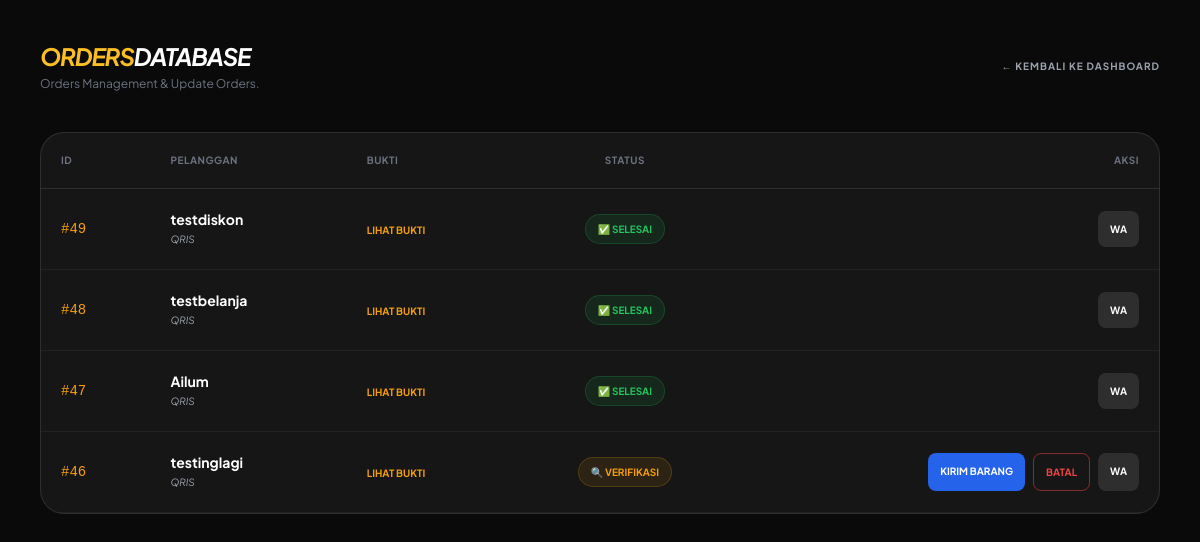
Page /admin_orders.php (signed in) on the earlier database version.
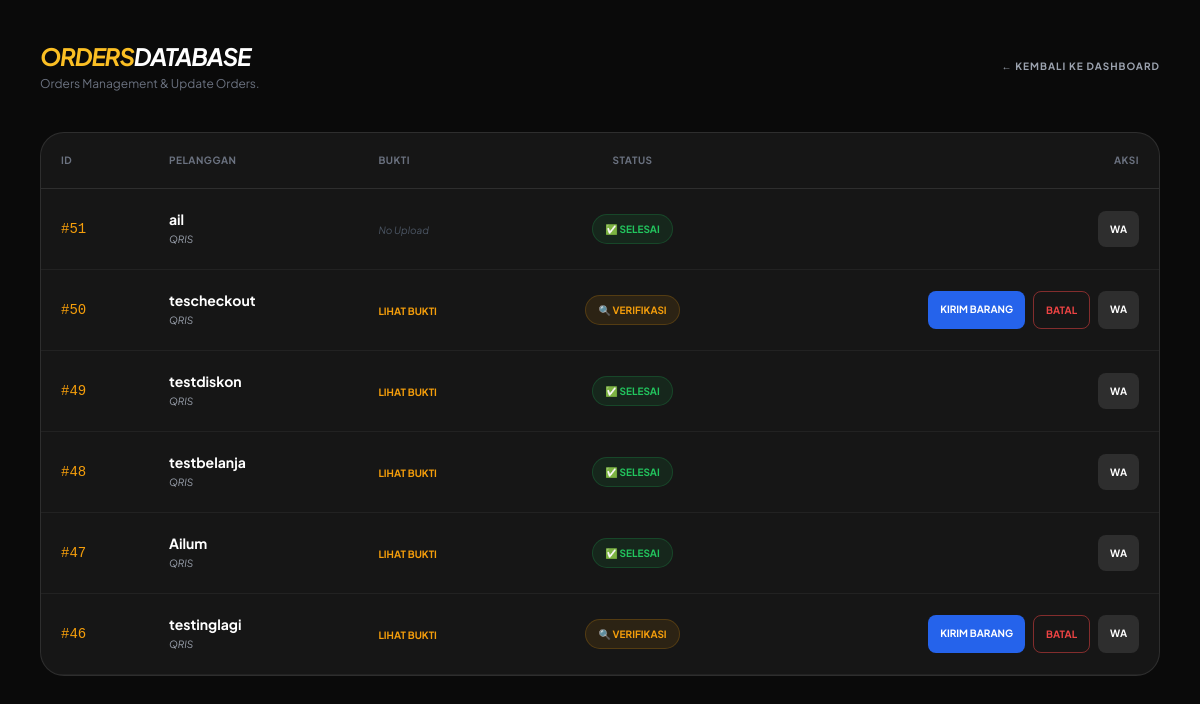
Same page on the later database version.
### tables this page shows
CREATE TABLE `orders` (
  `id` int(11) NOT NULL,
  `order_id` varchar(50) NOT NULL,
  `user_id` int(11) DEFAULT NULL,
  `total_price` decimal(15,2) DEFAULT 0.00,
  `name` varchar(150) DEFAULT NULL,
  `phone` varchar(50) DEFAULT NULL,
  `address` text DEFAULT NULL,
  `total` decimal(12,2) DEFAULT NULL,
  `payment_method` varchar(225) DEFAULT NULL,
  `status` enum('pending','verifying','shipping','success','canceled') DEFAULT 'pending',
  `proof_image` varchar(255) DEFAULT NULL,
  `created_at` timestamp NOT NULL DEFAULT current_timestamp()
);

### admin_orders.php (the view, shortened to what this page needs)
<?php
include 'config/db.php';
$query = "SELECT * FROM orders ORDER BY id DESC";
$result = $conn->query($query);
?>
<!DOCTYPE html>
<html lang="id">
<head>
    <script src="https://cdn.tailwindcss.com"></script>
</head>
<body class="p-4 md:p-10">
    <div class="max-w-6xl mx-auto">
        <div class="flex justify-between items-center mb-10">
            <div>
                <h1 class="text-2xl font-bold uppercase tracking-tighter italic text-amber-400">Orders<span class="text-white">Database</span></h1>
                <p class="text-gray-500 text-xs mt-1">Orders Management & Update Orders.</p>
            </div>
            <a href="dashboard_admin.php" class="text-[10px] font-bold uppercase tracking-widest text-gray-400 hover:text-white transition">← Kembali ke Dashboard</a>
        </div>
        <div class="overflow-x-auto bg-white/5 rounded-3xl border border-white/10">
            <table class="w-full text-left">
                <thead>
                    <tr class="text-[10px] uppercase tracking-wider text-gray-500 border-b border-white/10">
                        <th class="p-5">ID</th>
                        <th class="p-5">Pelanggan</th>
                        <th class="p-5">Bukti</th>
                        <th class="p-5 text-center">Status</th>
                        <th class="p-5 text-right">Aksi</th>
                    </tr>
                </thead>
                <tbody class="text-sm">
                    <?php while($row = $result->fetch_assoc()): ?>
                    <tr class="border-b border-white/5 hover:bg-white/5 transition">
                        <td class="p-5 font-mono text-amber-500">#<?= $row['id'] ?></td>
                        <td class="p-5">
                            <div class="font-bold text-white"><?= htmlspecialchars($row['name']); ?></div>
                            <div class="text-[10px] text-gray-400 italic"><?= $row['payment_method']; ?></div>
                        </td>
                        <td class="p-5">
                            <?php if(!empty($row['proof_image'])): ?>
                                <a href="assets/uploads/proofs/<?= $row['proof_image'] ?>" target="_blank" class="text-[10px] text-amber-500 hover:underline font-bold uppercase">Lihat Bukti</a>
                            <?php else: ?>
                                <span class="text-[10px] text-gray-600 italic">No Upload</span>
                            <?php endif; ?>
                        </td>
                        <td class="p-5 text-center">
                            <?php
                            $s = $row['status'];
                            if($s == 'pending' || empty($s)) {
                                echo '<span class="status-badge bg-gray-500/10 text-gray-400 border-gray-500/20">⏳ Baru</span>';
                            } elseif($s == 'verifying') {
                                echo '<span class="status-badge bg-amber-500/10 text-amber-500 border-amber-500/20">🔍 Verifikasi</span>';
                            } elseif($s == 'shipping') {
                                echo '<span class="status-badge bg-blue-500/10 text-blue-500 border-blue-500/20">🚚 Dikirim</span>';
                            } elseif($s == 'success') {
                                echo '<span class="status-badge bg-green-500/10 text-green-500 border-green-500/20">✅ Selesai</span>';
                            } elseif($s == 'canceled') {
                                echo '<span class="status-badge bg-red-500/10 text-red-500 border-red-500/20">❌ Batal</span>';
                            }
                            ?>
                        </td>
                        <td class="p-5 text-right">
                            <div class="flex justify-end gap-2">
                                <?php if($s == 'verifying'): ?>
                                    <a href="update_status.php?id=<?= $row['id'] ?>&to=shipping" class="bg-blue-600 text-white px-3 py-2 rounded-lg text-[10px] font-bold uppercase hover:bg-blue-700 transition">Kirim Barang</a>
                                <?php endif; ?>
                                <?php if($s != 'success' && $s != 'canceled'): ?>
                                    <a href="update_status.php?id=<?= $row['id'] ?>&to=canceled" onclick="return confirm('Batalkan pesanan ini?')" class="border border-red-500/50 text-red-500 px-3 py-2 rounded-lg text-[10px] font-bold uppercase hover:bg-red-500 hover:text-white transition">Batal</a>
                                <?php endif; ?>
                                <a href="https://wa.me/<?= preg_replace('/[^0-9]/', '', $row['phone']) ?>" target="_blank" class="bg-white/10 text-white px-3 py-2 rounded-lg text-[10px] font-bold uppercase hover:bg-white/20">WA</a>
                            </div>
                        </td>
                    </tr>
                    <?php endwhile; ?>
                </tbody>
            </table>
        </div>
    </div>
</body>
</html>

Differences in the rows shown:
added orders: id "51", name "ail", payment_method "QRIS", proof_image "No Upload", status "✅ SELESAI"
added orders: id "50", name "tescheckout", payment_method "QRIS", status "🔍 VERIFIKASI"
